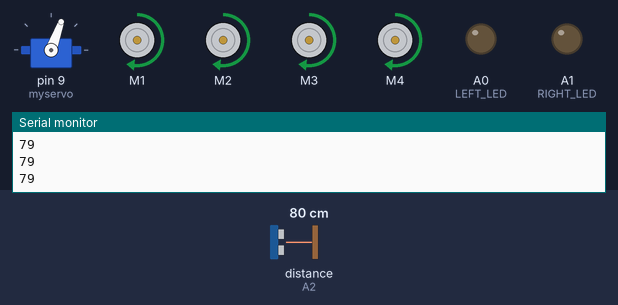
The sketch below on a simulated Arduino Uno, built with avr-gcc and run on an emulated ATmega328P. Shown: servo, 4 × DC motor (green arrow = forward, orange = backward, longer = faster), output pins drawn as LEDs (lit = HIGH), the last lines printed to the serial monitor. Wiring (inferred from the names in the program): ultrasonic range finder: trigger A3; echo A2. The test bench sets the inputs (shaded band); at power-on: distance to the obstacle (sensor on A2) 80 cm. The echo pulse lasts 58.3 µs per cm; pins used as bus, display or sensor lines are not drawn.

Above: at 3.2 s.
3.3 s: distance to the obstacle (sensor on A2) set to 19 cm
4.8 s: distance to the obstacle (sensor on A2) set to 15 cm
At 6.1 s:
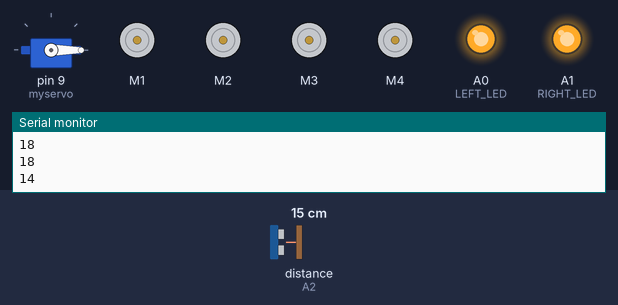
At 8.3 s:
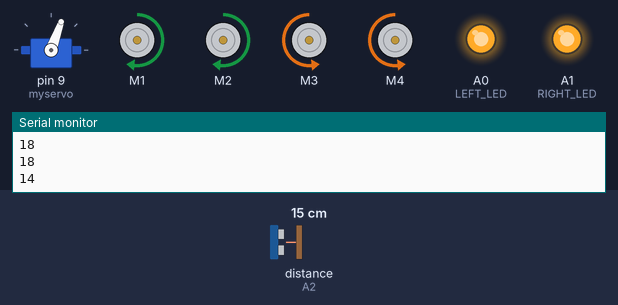
Timing chart, 0 to 13.5 s (numbered marks = the images above; inputs shaded):
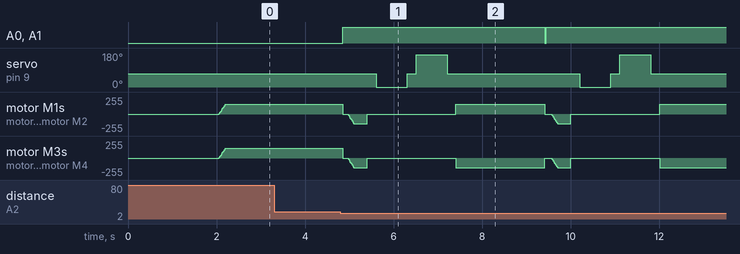

The sketch:

ObjectAvoidingRobot1.ino
```cpp
#include <AFMotor.h>
#include <Servo.h>

#define LEFT_LED A0
#define RIGHT_LED A1
#define trig_Pin A3
#define echo_Pin A2
#define MAX_SPEED 150 // sets speed of DC  motors
#define MAX_SPEED_OFFSET 20


AF_DCMotor motor1(1, MOTOR12_1KHZ);
AF_DCMotor motor2(2, MOTOR12_1KHZ);
AF_DCMotor motor3(3, MOTOR34_1KHZ);
AF_DCMotor motor4(4, MOTOR34_1KHZ);
Servo myservo;

boolean goesForward = false;
int distance = 100;
int speedSet = 0;
int Time = 0;

void setup() {
  Serial.begin(9600);
  myservo.attach(9);
  myservo.write(70);
  pinMode(LEFT_LED, OUTPUT);
  pinMode(RIGHT_LED, OUTPUT);
  pinMode(trig_Pin, OUTPUT);
  pinMode(echo_Pin, INPUT);
  delay(2000);
}

void loop()
{
    myservo.write(70);

    digitalWrite(LEFT_LED, LOW);
    digitalWrite(RIGHT_LED, LOW);
  distance = obstacle();
  Serial.println(distance);
  int distanceR = 0;
  int distanceL =  0;
  delay(40);

  if (distance <= 15)
  { digitalWrite(LEFT_LED, HIGH);
    digitalWrite(RIGHT_LED, HIGH);
    moveStop();
    delay(100);
    moveBackward();
    delay(300);
    moveStop();
    delay(200);
    distanceR = lookRight();
    delay(200);
    distanceL = lookLeft();
    delay(200);

    if (distanceR >= distanceL)
    {
      turnRight();
      moveStop();
    } else
    {
      turnLeft();
      moveStop();
    }
  }
  else
  {
    moveForward();
  }

}
int obstacle()
{
  digitalWrite(trig_Pin, HIGH);
  delayMicroseconds(1000);
  digitalWrite(trig_Pin, LOW);
  Time = pulseIn(echo_Pin, HIGH);
  distance = (Time / 29.1) / 2;
  if (distance < 0)
    distance = 0;
  if (distance > 200)
    distance = 200;
  return distance;
}
int lookRight()
{
  myservo.write(0);
  delay(500);
  distance = obstacle();
  delay(200);
  myservo.write(70);
  return distance;
}

int lookLeft()
{
  myservo.write(170);
  delay(500);
  distance = obstacle();
  delay(200);
  myservo.write(70);
  return distance;
}

void moveStop() {
  motor1.run(RELEASE);
  motor2.run(RELEASE);
  motor3.run(RELEASE);
  motor4.run(RELEASE);
}

void moveForward() {

  if (!goesForward)
  {
    goesForward = true;
    motor1.run(FORWARD);
    motor2.run(FORWARD);
    motor3.run(FORWARD);
    motor4.run(FORWARD);
    for (speedSet = 0; speedSet < MAX_SPEED; speedSet += 5) // slowly bring the speed up to avoid loading down the batteries too quickly
    {
      motor1.setSpeed(speedSet);
      motor2.setSpeed(speedSet);
      motor3.setSpeed(speedSet);
      motor4.setSpeed(speedSet);
      delay(5);
    }
  }
}

void moveBackward() {
  goesForward = false;
  motor1.run(BACKWARD);
  motor2.run(BACKWARD);
  motor3.run(BACKWARD);
  motor4.run(BACKWARD);
  for (speedSet = 0; speedSet < MAX_SPEED; speedSet += 5) // slowly bring the speed up to avoid loading down the batteries too quickly
  {
    motor1.setSpeed(speedSet);
    motor2.setSpeed(speedSet);
    motor3.setSpeed(speedSet);
    motor4.setSpeed(speedSet);
    delay(5);
  }
}

void turnRight() {
  motor1.run(FORWARD);
  motor2.run(FORWARD);
  motor3.run(BACKWARD);
  motor4.run(BACKWARD);
  delay(2000);
  motor1.run(FORWARD);
  motor2.run(FORWARD);
  motor3.run(FORWARD);
  motor4.run(FORWARD);
}

void turnLeft() {
  motor1.run(BACKWARD);
  motor2.run(BACKWARD);
  motor3.run(FORWARD);
  motor4.run(FORWARD);
  delay(2000);
  motor1.run(FORWARD);
  motor2.run(FORWARD);
  motor3.run(FORWARD);
  motor4.run(FORWARD);
}
```

Measured:
- the behaviour switches between 17 and 16 cm on distance to the obstacle (sensor on A2) (found by bisection; images 0 and 1)
- after the input at 4.8 s, A0 (LEFT_LED), A1 (RIGHT_LED): LOW → HIGH after 0.05 s, → LOW 4.6 s later, → HIGH 0.04 s later; servo on pin 9 (myservo): 70° → 0° after 0.80 s, → 70° 0.70 s later, → 170° 0.20 s later, → 70° 0.70 s later, … (8 changes in this stretch)
